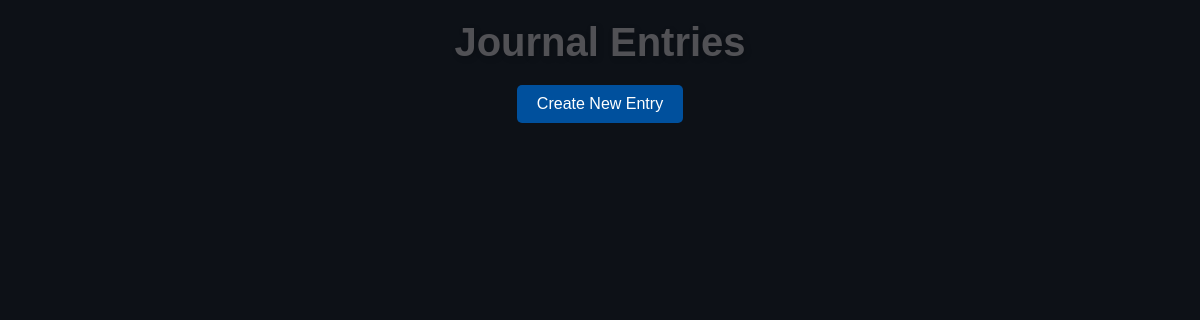
/journal/, run on an earlier commit of the app's database.
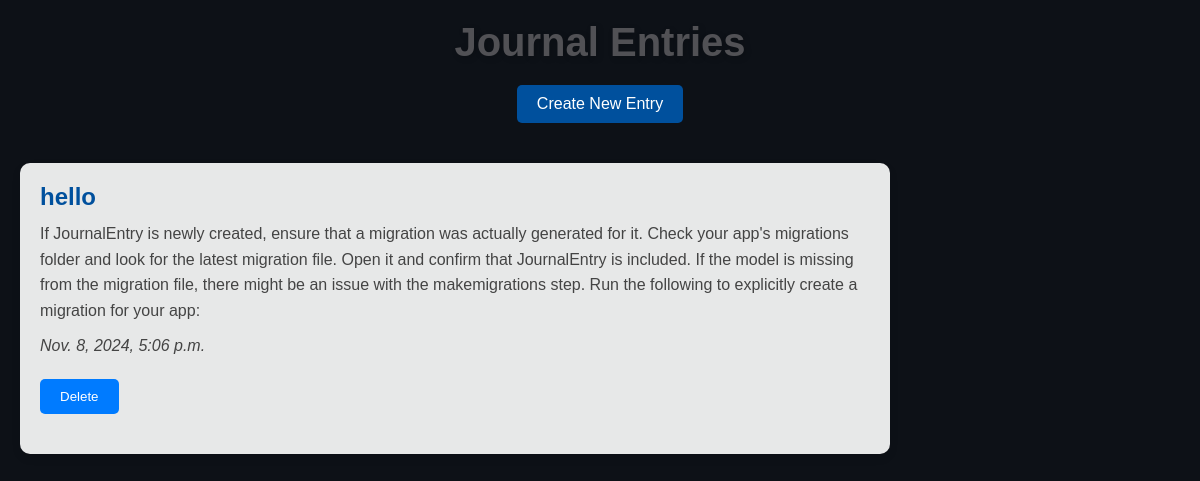
And on a later commit of the database.
### myapp_15/models.py (models this page shows, shortened)
class JournalEntry(models.Model):
    title = models.CharField(max_length=200)
    content = models.TextField()
    created_at = models.DateTimeField(default=timezone.now)

### myapp_15/views.py (the view)
# urls.py: path('journal/', views.journal_list, name='journal_list'),
def journal_list(request):
    entries = JournalEntry.objects.all().order_by('-created_at')
    return render(request, 'accounts/journal_list.html', {'entries': entries})

### myapp_15/templates/accounts/journal_list.html (shortened to what this page needs)
<!DOCTYPE html>
<html>
<head>
    {% load static %}
    <link rel="stylesheet" type="text/css" href="{% static 'css/styles.css' %}">
</head>
<body>
    <h1>Journal Entries</h1>
    <a href="{% url 'journal_create' %}">Create New Entry</a>
    <div class="journal-entry-container">
        {% for entry in entries %}
            <div class="journal-card">
                <h2 class="H2">{{ entry.title }}</h2>
                <p>{{ entry.content }}</p>
                <p><em>{{ entry.created_at }}</em></p>
                <form method="post" action="{% url 'journal_delete' entry.pk %}">
                    <button type="submit">Delete</button>
                </form>
            </div>
        {% endfor %}
    </div>
</body>
</html>

### myapp_15/static/css/styles.css (style rules this page uses)
body { font-family: Arial, sans-serif; color: #333; margin: 0; padding: 0; display: flex; flex-direction: column; align-items: center; background-color: #0d1117; background-size: cover; background-repeat: no-repeat; min-height: 100vh; transition: background-color 0.3s ease-in-out; }
h1 { color: #515155; margin: 20px 0; text-align: center; font-size: 2.5em; text-shadow: 2px 2px 6px rgba(0, 0, 0, 0.2); }
a { background-color: #00509d; color: white; padding: 10px 20px; text-decoration: none; border-radius: 5px; margin-bottom: 20px; transition: background-color 0.3s ease-in-out; }
.journal-entry-container { display: flex; flex-direction: column; align-items: flex-start; width: 100%; max-width: 100%; padding: 20px; box-sizing: border-box; }
.journal-card { background-color: rgba(255, 255, 255, 0.9); padding: 20px; margin-bottom: 20px; border-radius: 10px; box-shadow: 0 4px 8px rgba(0, 0, 0, 0.1); width: 75%; max-width: none; box-sizing: border-box; }
h2, .H2 { margin: 0 0 10px; color: #00509d; font-weight: bold; }
p { margin: 0 0 10px; line-height: 1.6; color: #444; }
form { display: flex; flex-direction: column; width: 75%; max-width: none; margin: 20px 0; align-items: flex-start; }
button { background-color: #007bff; color: white; padding: 10px 20px; border: none; border-radius: 5px; cursor: pointer; transition: background-color 0.3s ease-in-out; }

What changed in the data, as far as the page shows it:
added JournalEntry: title "hello", content "If JournalEntry is newly created, ensure that a migration was actually generated for it. Check your app's migrations folder and look for the latest migration file. Open it and confirm that JournalEntry is included. If the model is missing from the migration file, there might be an issue with the makemigrations step. Run the following to explicitly create a migration for your app:", created_at "Nov. 8, 2024, 5:06 p.m."
